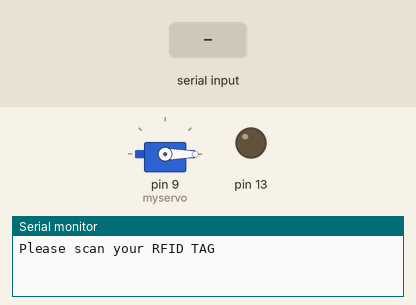
The sketch below on a simulated Arduino Uno, built with avr-gcc and run on an emulated ATmega328P. On the bench: servo, output pins drawn as LEDs (lit = HIGH), the last lines printed to the serial monitor. The test bench sets the inputs (shaded band).

Above: at 1.2 s.
1.3 s: "AB123456789A" received over Serial
At 1.8 s:
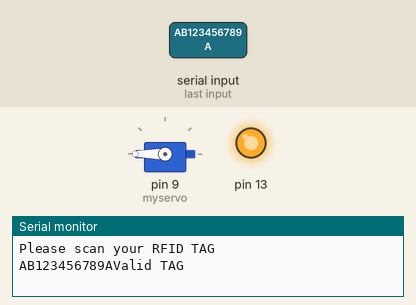
At 5.3 s:
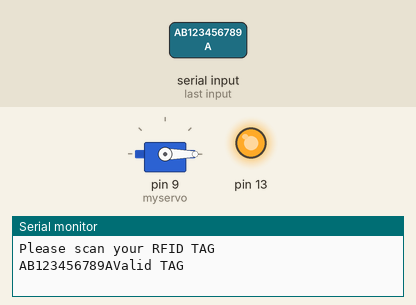
Timing chart, 0 to 6.8 s (numbered marks = the images above; inputs shaded):
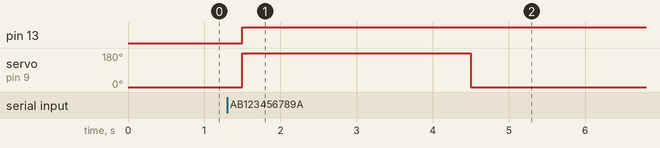

Measured:
- after the input at 1.3 s, pin 13: LOW → HIGH after 0.20 s; servo on pin 9 (myservo): 0° → 180° after 0.20 s, → 0° 3.0 s later

The sketch:

RFID.ino
```cpp
#include <Servo.h>


int count = 0;
char c;
String id;
Servo myservo;

void setup() {
  Serial.begin(9600);
  myservo.attach(9);
  myservo.write(0);
  pinMode(13, OUTPUT);
  Serial.println("Please scan your RFID TAG");

}

void loop() {
  while(Serial.available()>0)
  {
    c = Serial.read();
   count++;
   id += c;
   if(count == 12)
    {
      Serial.print(id);
      //break;

      if(id=="AB123456789A")  //Define valid tag id here
      {
        Serial.println("Valid TAG");
        digitalWrite(13, HIGH);
        myservo.write(180);
        delay(3000);
        myservo.write(0);
      }
      else
      {
      digitalWrite(13, LOW);
      Serial.println("Invalid TAG");
      myservo.write(0);
      }
    }
  }
  count = 0;
  id="";
  delay(500);

}
```
